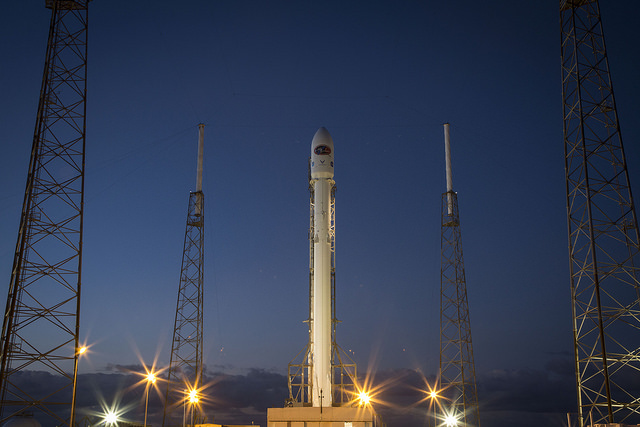
#> input picture skimage.data.rocket(), 640 x 427 px
$ jupyter execute --allow-errors dc_image_processing_notes.ipynb   (shell and % lines are left out)   (older library calls are emulated)   (text cells are left out)
#> lines starting #> are read from the running program, lines starting #| are printed output that depends on the picture; after the words box and inside, x2 and y2 are one past the last pixel; in counts of white or black regions, pixels touching at a corner belong together; pictures that were not available may be replaced by others from this repository, and a replacement may not be noted
[cell 1]
# !pip install --upgrade scipy

[cell 2]
from skimage import data
from skimage import color

# Loading rocket image
rocket_image = data.rocket()
#> rocket_image is the input picture: shape (427, 640, 3); mean R, G, B 52.3, 61.3, 82.3

# Priting the shape of an image
print("Rocket Image Shape : ",rocket_image.shape)
#| Rocket Image Shape :  (427, 640, 3)

# Priting the size of an image
print("Rocket Image Size : ",rocket_image.size)
#| Rocket Image Size :  819840

[cell 3]
import matplotlib.pyplot as plt

def show_image(image , title = "Image" , cmap_type = "gray"):
    plt.imshow(image , cmap = cmap_type)
    plt.title(title)
    plt.axis('off')
    plt.show()

[cell 4]
# Convering from RGB to GrayScale
grayscale = color.rgb2gray(rocket_image)

# Showing images
show_image(grayscale ,"GrayScale Image")

[cell 5]
# Convering from GrayScal to RGB
rgb = color.gray2rgb(grayscale)

# Showing images
show_image(rgb ,"RGB Image")

[cell 6]
import numpy as np

[cell 7]
# Obtaining the Colors of RGB usign numpy
fig , ax = plt.subplots(1,3)

# Red Color
red = rocket_image[ : , : , 0]
ax[0].imshow(red)
ax[0].axis(False)

# Green Color
green = rocket_image[ : , : , 1]
ax[1].imshow(green)
ax[1].axis(False)

# Blue Color
blue = rocket_image[ : , : , 2]
ax[2].imshow(blue)
ax[2].axis(False);

[cell 8]
# Flibbing the image Vertically
vertically_flipped = np.flipud(rocket_image) # up-down

show_image(vertically_flipped , "Vertically Flipped Image")

[cell 9]
# Flibbing the image Vertically
horizontally_flipped = np.fliplr(rocket_image) # left-right

show_image(horizontally_flipped , "Horizontally Flipped Image")

[cell 10]
plt.hist(red.ravel() , bins = 256 , color = "red");
plt.title("Red Histogram")
#> figure, not shown here; tallest bar 5521 high, from x = 30.88 to 31.88

[cell 11]
# Load new image
from skimage import data
import matplotlib.pyplot as plt

image= data.horse()
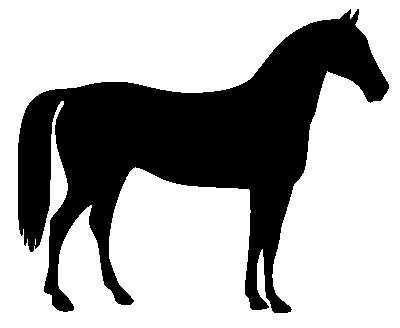
#> input picture skimage.data.horse(), 400 x 328 px
#> image is the input picture: shape (328, 400) bool; 66.9% white; 1 black region, box (x1, y1, x2, y2) and area: (18, 9, 389, 313) 43412

[cell 12]
# Obtain the optimal threshold value
thresh = 127

# Apply thresholding to the image
binary = rocket_image > thresh
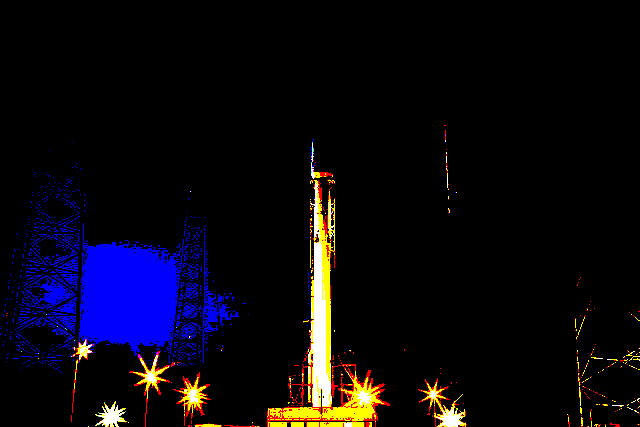
#> binary: shape (427, 640, 3) bool; mean R, G, B 0.0414, 0.0311, 0.0626
binary.astype("int")
# Show the original and thresholded
show_image(binary,"Thresholded")

[cell 13]
# this is not the only way for thresholding, it is just the one worked for me
from skimage.filters import try_all_threshold

# Applying the function
fig , ax = try_all_threshold(image,verbose = False)

# Showing result using plot

[cell 14]
# Import the orsu threshold function
from skimage.filters import threshold_otsu

# Obtain the optimal theshold value
thresh = threshold_otsu(image)
#> thresh = 0.00195

# Applying the thresh to the image
binary_global = image > thresh

# Plotting the image
show_image(image , "Original")
show_image(binary_global , "Global thresholding")

[cell 15]
from skimage.filters import threshold_local

# Set the block size to 35
block_size = 35

# Obtain the optimal local thresholding
local_thresh = threshold_local(image , block_size , offset = 10)

# Apply the local thersh
binary_local = image > local_thresh
#> binary_local: shape (328, 400) bool; every value is 1

# Plotting the images
show_image(image , "Original")
show_image(binary_local , "Local Thresholding")

[cell 16]
from skimage import data
import matplotlib.pyplot as plt

image_coins = data.coins()
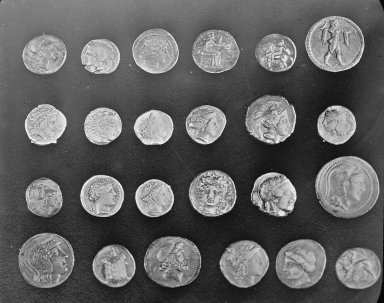
#> input picture skimage.data.coins(), 384 x 303 px
#> image_coins is the input picture: shape (303, 384); min 1, max 252, mean 96.9

[cell 17]
def plot_comparison(original,filtered , title_filtered):
    fig , ax = plt.subplots(1,2 , figsize = (8,6) , sharey = True , sharex = True)

    ax[0].imshow(original , cmap = "gray")
    ax[0].axis(False)
    ax[0].set_title("Original")

    ax[1].imshow(filtered, cmap = "gray")
    ax[1].axis(False)
    ax[1].set_title(title_filtered);

[cell 18]
# Import module and functions
from skimage.filters import sobel

# Apply edge detection filter
edge_sobel = sobel(image_coins)

# Comparing the images
plot_comparison(image_coins,edge_sobel,"Sobel")

[cell 19]
# Import the module
from skimage.filters import gaussian

# Apply edge detection filter
gaussian_image = gaussian(image_coins,channel_axis=3)

# Comparing the images
plot_comparison(image_coins,edge_sobel,"Blurred with Gaussian")

[cell 20]
from skimage import exposure

# Obtain the equalized image
image_eq = exposure.equalize_hist(image_coins)
image_adaptev = exposure.equalize_adapthist(image_coins,clip_limit=0.03)


# Show Original and Equalized Image
plot_comparison(image_coins,image_eq,"Histogram Equalized")
plot_comparison(image_coins,image_adaptev,"Adaptive Equalized")

[cell 21]
from skimage.transform import rotate

# Rotate the image 90 degree
image_rotated = rotate(image_coins , -90)
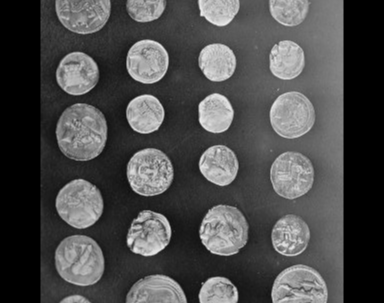
#> image_rotated: shape (303, 384) float64; min 0, max 0.938, mean 0.299

plot_comparison(image_coins,image_rotated,"-90 Rotation")

[cell 22]
from skimage.transform import rescale
from skimage.transform import resize


# Rescale the image
image_rescaled = rescale(image_coins , 0.25 , anti_aliasing = True)
image_resized = resize(image_coins , (100,100) , anti_aliasing = True)  # (height , width)
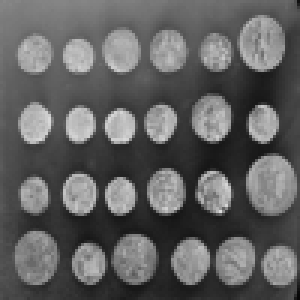
#> image_resized: shape (100, 100) float64 (shown 3 times larger); min 0.0262, max 0.861, mean 0.38


# Plotting
plot_comparison(image_coins,image_rescaled,"Rescaled")
plot_comparison(image_coins,image_resized,"Resized")

[cell 23]
# !pip install -U scipy

[cell 24]
# !pip install -U scikit-learn

[cell 25]
# [12 lines of commented-out code are left out]

[cell 26]
from skimage import data

# Loading rocket image
astronaut_image = data.astronaut()
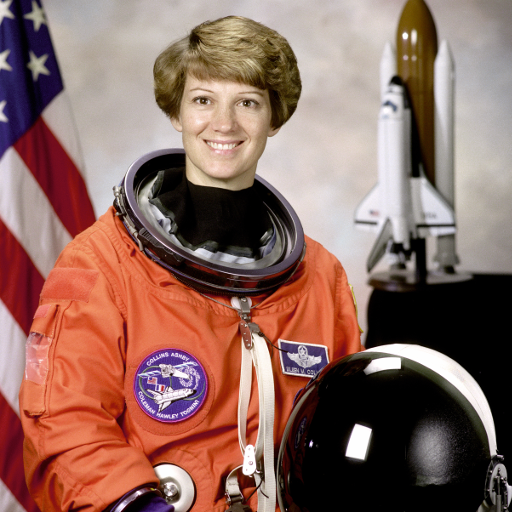
#> input picture skimage.data.astronaut(), 512 x 512 px
#> astronaut_image is the input picture: shape (512, 512, 3); mean R, G, B 141.6, 105.8, 96.5

# This image is not defected but just for testing we will use this image
image = astronaut_image

[cell 27]
def plot_comparison(original,filtered , title_filtered):
    fig , ax = plt.subplots(1,2 , figsize = (8,6) , sharey = True , sharex = True)

    ax[0].imshow(original , cmap = "gray")
    ax[0].axis(False)
    ax[0].set_title("Original")

    ax[1].imshow(filtered, cmap = "gray")
    ax[1].axis(False)
    ax[1].set_title(title_filtered);

[cell 28]
from skimage.restoration import inpaint

# Creating the mask
# mask = get_mask(image)

# Apply inpaintation to the damaged image using the mask
# restored_image = inapint.inpaint_biharmonic(image,mask,multichannel= True)

# Plotting the image
# plot_comparison(image , restored_image,"Restored")

[cell 29]
# Adding noise
from skimage.util import random_noise

# Add noise
noisy_image = random_noise(image)

# Plotting
plot_comparison(image,noisy_image,"Noisy Image")

[cell 30]
# Removing Noise Using Total Variation Filter
from skimage.restoration import denoise_tv_chambolle

# Apply total variation filter denoising
denoised_image = denoise_tv_chambolle(noisy_image , weight = 0.1)

# Plotting
plot_comparison(image,denoised_image,"Denoised Image")

[cell 31]
# Removing Noise Using Bilateral Filter
from skimage.restoration import denoise_bilateral
from skimage import color

# Apply total variation filter denoising
denoised_image = denoise_bilateral(color.rgb2gray(noisy_image))
#> denoised_image: shape (512, 512) float64

# Plotting
plot_comparison(image,denoised_image,"Denoised Image")

[cell 32]
# TODO i am getting an error here also
# Simple Linear Iterative Clustering (SLIC)
# from skimage.segmentation import slic
# from skimage.color import label2rgb

# Obtain the segmenta
# segmants = slic(image , n_segments = 200 )  # Returns labels

# Put segments on the top of original image to compare
# segmented_image = label2rgb(segmants,image,kind='avg')

# Plotting
# plot_comparison(image,segmented_image,"Segmented Image")

[cell 33]
from skimage import color

[cell 34]
from skimage.filters import threshold_otsu
from skimage import measure

# Make the image GrayScale
image = color.rgb2gray(image)
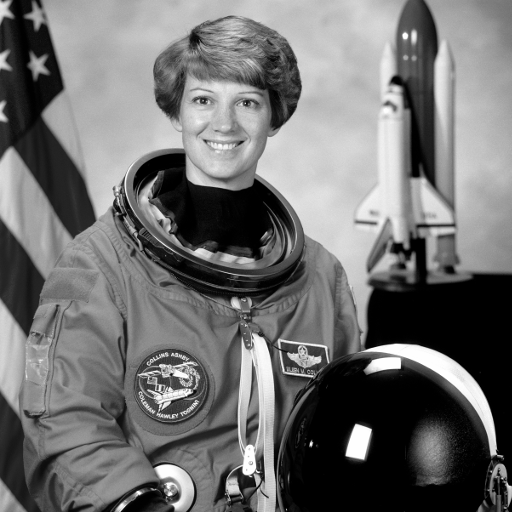
#> image: shape (512, 512) float64; min 0, max 1, mean 0.442

# Binarizing the image
# Obtain the thresh value
thresh = threshold_otsu(image)
#> thresh = 0.389
# Applying thresholding
thresholded_image = image > thresh
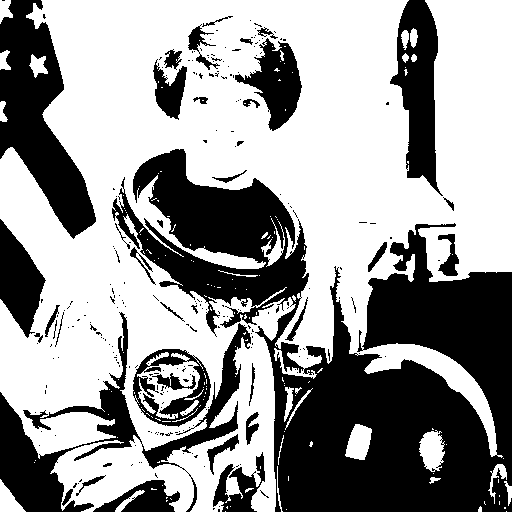
#> thresholded_image: shape (512, 512) bool; 60% white; 249 black regions (210 under 20 px), largest, box (x1, y1, x2, y2) and area: (112, 149, 512, 512) 62171, (0, 0, 96, 239) 10577, (0, 312, 251, 512) 10146

# Finding Contours
# Import the measure module
# Find the contours at a constant value of `0.8`
contours = measure.find_contours(thresholded_image , 0.8)
#> contours = 528 point arrays, longest 4625 points

# Plotting
# plot_comparison(image,contours,"Denoised Image")

[cell 35]
from skimage import color
from skimage import data

image = data.coins()

[cell 36]
# [13 lines of commented-out code are left out]

[cell 37]
import matplotlib.pyplot as plt

# [6 lines left out: function show_image_with_corners, not called in this run]

[cell 38]
# [12 lines of commented-out code are left out]

[cell 39]
# Import the classifier class
# from skimage.feature import Cascade

# Load the trained file.
# trained_file = data.lbp_frontal_face_cascase_filename()

# Init the Detector cascade.
# detector = Cascase(trained_file)

[cell 40]
import matplotlib.pyplot as plt

# [20 lines left out: function show_detected_face, not called in this run]

#> (a cell that did not finish here is left out)

[cell 42]
# [14 lines left out: function get_face, not called in this run]

[cell 43]
# [10 lines left out: function mergeBlurryFace, not called in this run]

[cell 44]
# Import Cascade of classification and gaussian filter
from skimage.feature import Cascade
from skimage.filters import gaussian

# Detect faces
#> (the rest of this cell did not finish here and is left out)

[cell 45]
import imageio

# Reading images using imageio
#> (the rest of this cell did not finish here and is left out)

[cell 46]
# Stacking images
import imageio
import numpy as np

#> (the rest of this cell did not finish here and is left out)

[cell 47]
# Data types and Image size
import imageio
import numpy as np
im = imageio.imread("image.jpg")
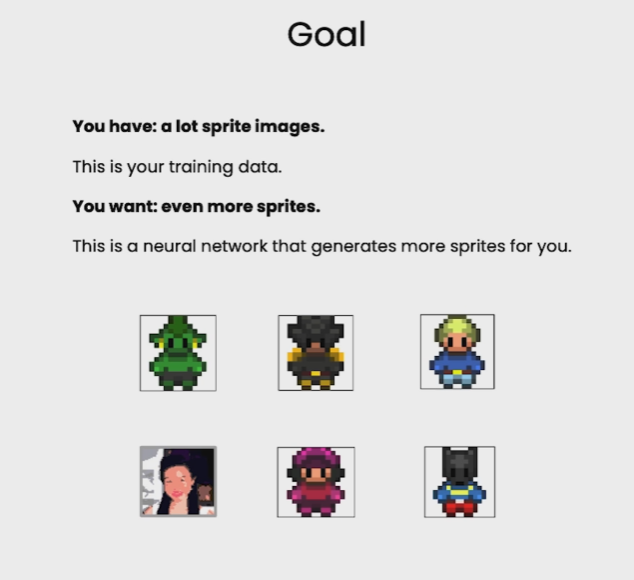
#> input picture How Diffusion Models Work/image.png, 634 x 580 px, given in place of image.jpg, which was not available
#> im is the input picture: shape (580, 634, 4); mean R, G, B, A 222.5, 222, 221.6, 255

# uint8
#> (the rest of this cell did not finish here and is left out)

[cell 48]
import scipy.ndimage as ndi
hist = ndi.histogram(im , min = 0 , max = 255 , bins = 256)
#> hist = 256 values, max 966285 at index 235, min 0 at index 249, mean 5745.6

# Equalization
#> (the rest of this cell did not finish here and is left out)

[cell 49]
# Creating masks
import numpy as np
im_bone = np.where(im > 64 ,im, 0)

# Plotting maked images
plt.imshow(im_bone,cmap = 'gray')
plt.axis(False)
plt.show()

# Tuning masks
#> (the rest of this cell did not finish here and is left out)

#> (a cell that did not finish here is left out)

[cell 51]
# Feature Detection
im = imageio.imread("image.jpg")
weights = [[+1,+1,+1], # Horizontally
           [0,0,0],
           [-1,-1,-1]]

#> (the rest of this cell did not finish here and is left out)

[cell 52]
# Sobel filter Magnitude
edges0 = ndi.sobel(im,axis = 0)
edges1 = ndi.sobel(im,axis = 1)

edges = np.sqrt(np.square(edges0) + np.square(edges1))
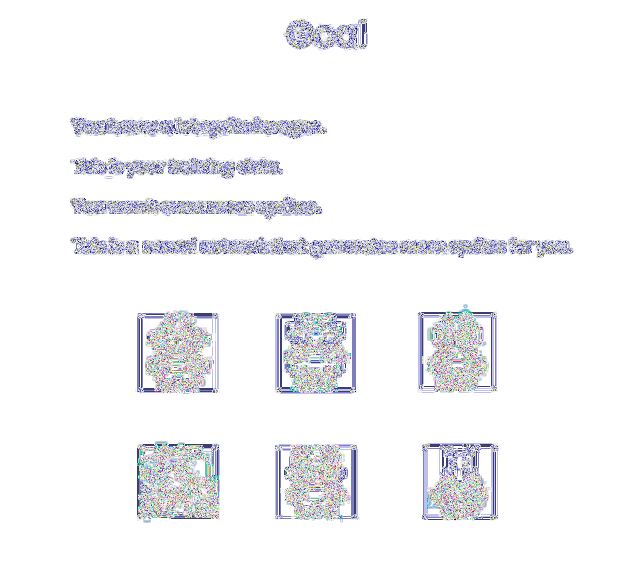
#> edges: shape (580, 634, 4) float16; mean R, G, B, A 1.13, 1.14, 1.42, 1.31; transparent parts drawn white

# Plotting
plt.show(edges , cmap = 'gray')
